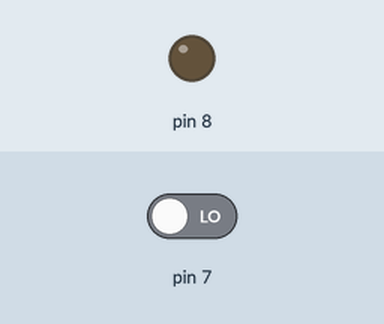
Simulated run of this sketch. Board: Arduino Uno, built with avr-gcc and run on an emulated ATmega328P. Shown: output pins drawn as LEDs (lit = HIGH). The test bench sets the inputs (shaded band); at power-on: pin 7 LOW.

Above: at 1.2 s.
1.3 s: pin 7 driven HIGH
At 1.8 s:
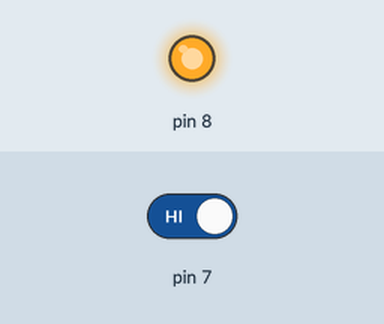
2.8 s: pin 7 driven LOW
At 4.1 s:
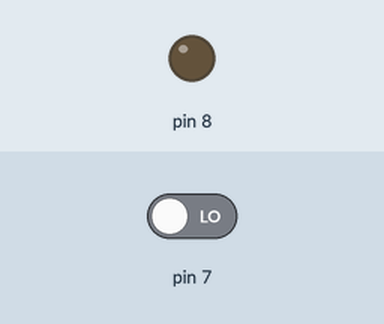
Timing chart, 0 to 5.8 s (numbered marks = the images above; inputs shaded):
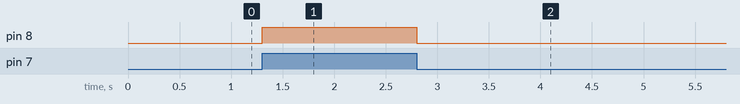

The sketch:

uebung_2_aufgabe_3.ino
```cpp
void setup() {
  // put your setup code here, to run once:
  pinMode(7, INPUT);
  pinMode(8, OUTPUT);
}

void loop() {
  // put your main code here, to run repeatedly:
  digitalWrite(8, digitalRead(7)); // Lies Wert vom Taster und setze Strom für Lampe
}
```

Measured:
- after the input at 1.3 s, pin 8: LOW → HIGH at once
- after the input at 2.8 s, pin 8: HIGH → LOW at once
